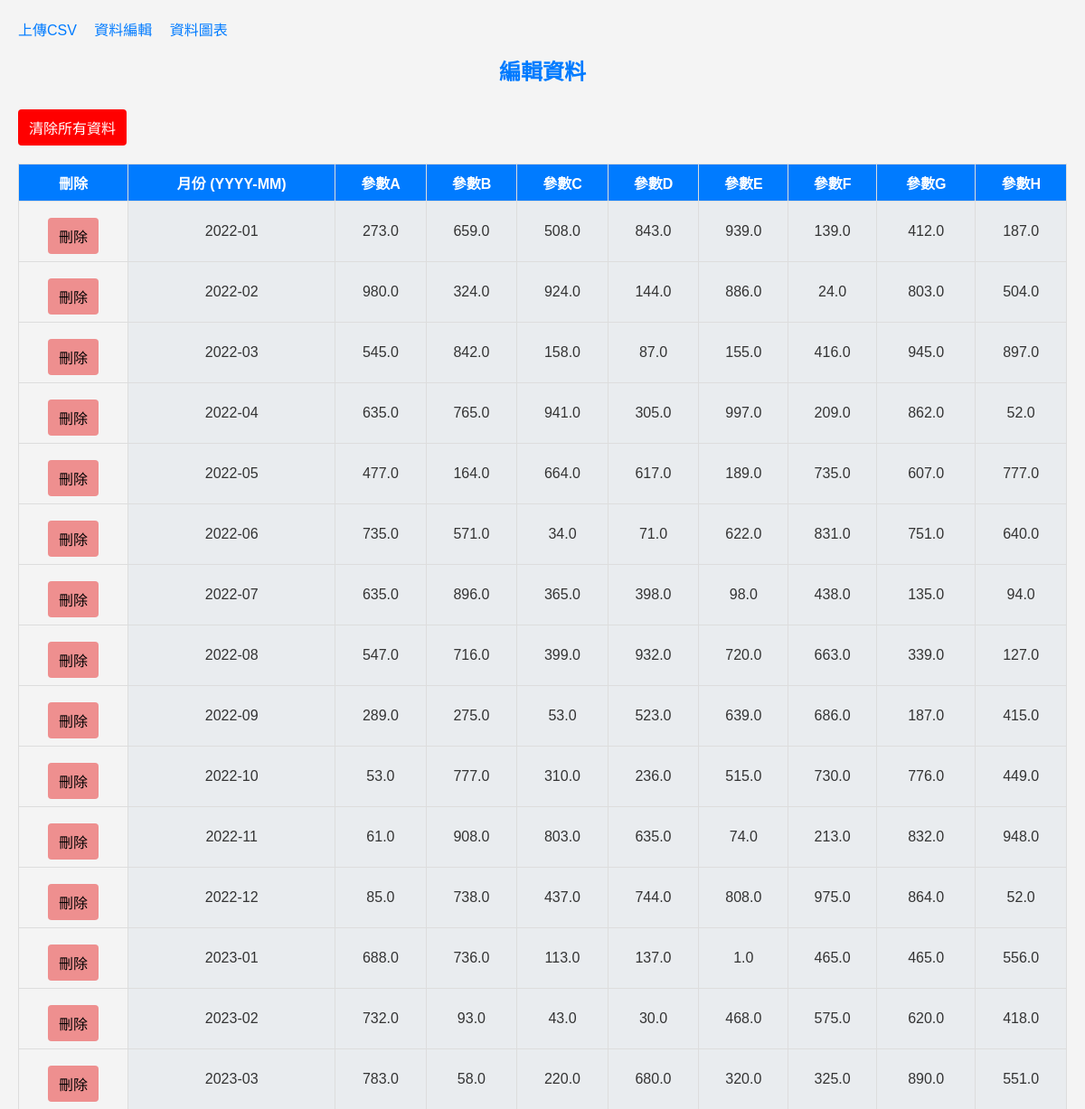
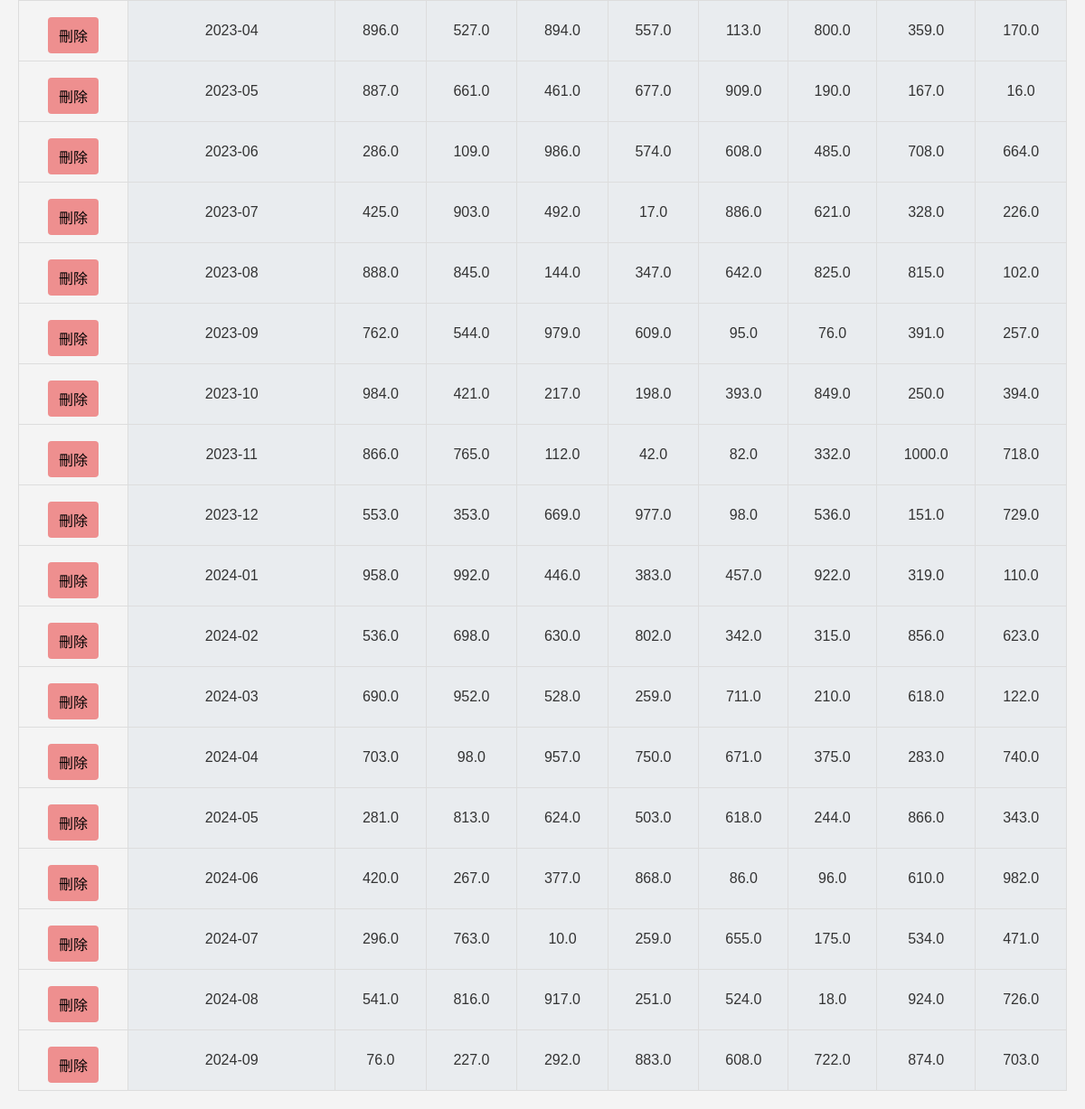
/show/, run on an earlier commit of the app's database (2 pictures, top to bottom).
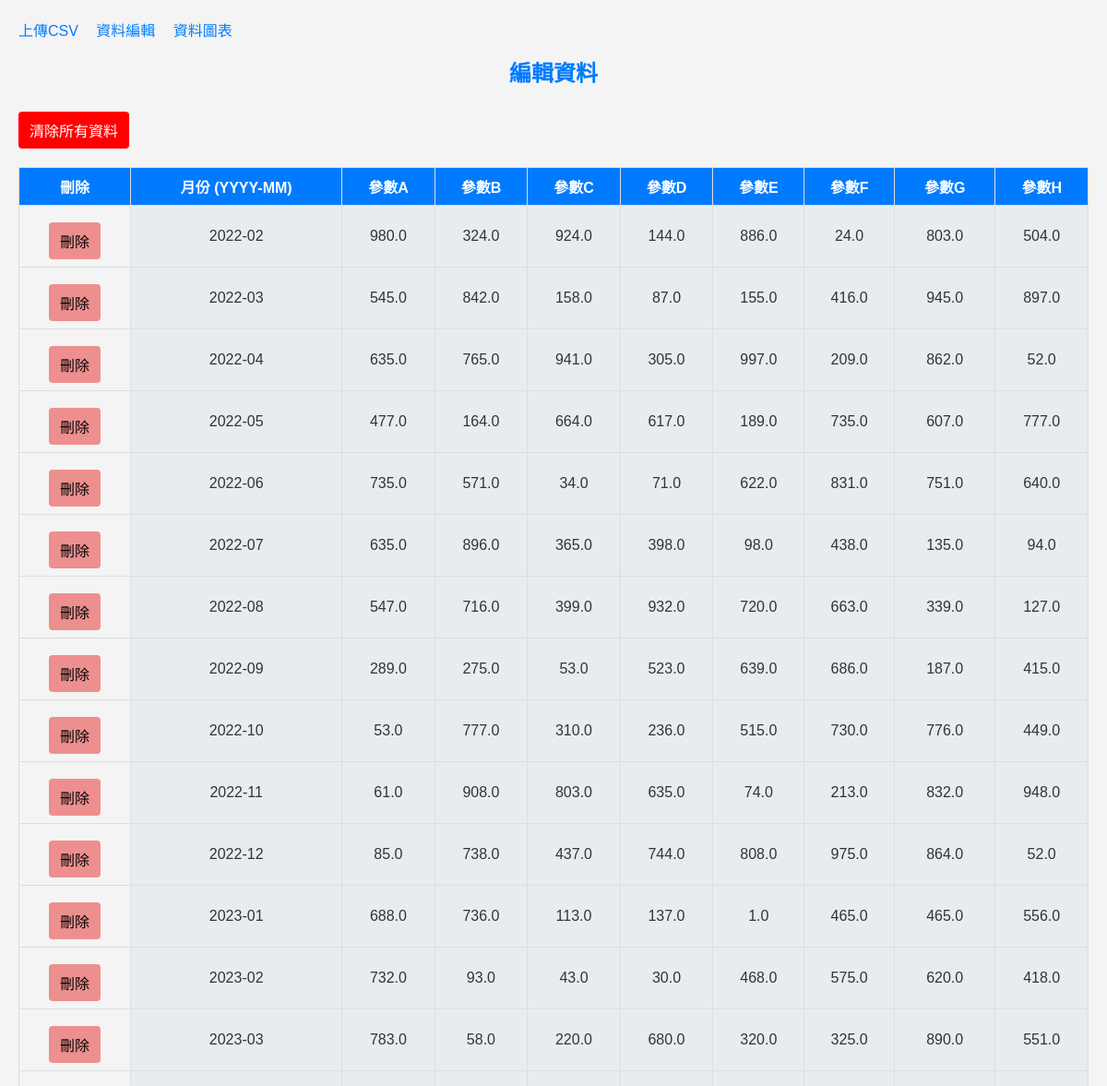
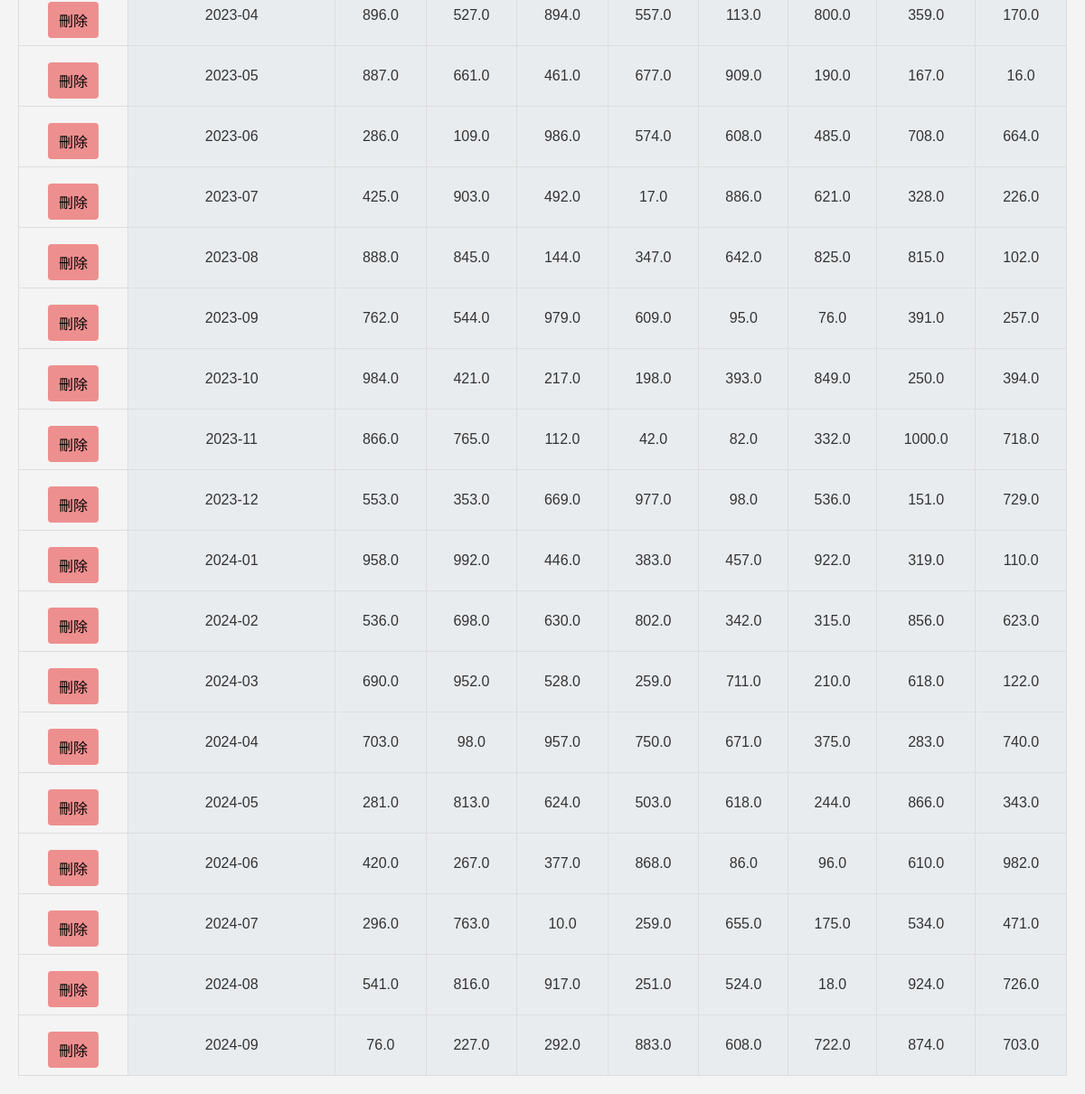
And on a later commit of the database (2 pictures, top to bottom).
### Main/models.py (models this page shows)
class DataEntry(models.Model):
    unix_month = models.IntegerField()
    parameter_a = models.FloatField()
    parameter_b = models.FloatField()
    parameter_c = models.FloatField()
    parameter_d = models.FloatField()
    parameter_e = models.FloatField()
    parameter_f = models.FloatField()
    parameter_g = models.FloatField()
    parameter_h = models.FloatField()
    @property
    def converted_date(self):
        year = 1970 + self.unix_month // 12
        month = self.unix_month % 12 + 1
        return f"{year}-{month:02d}"

### Main/views.py (the view)
# urls.py: path('show/', views.show_data, name='show_data'),
def show_data(request):
    entries = DataEntry.objects.all().order_by('unix_month')
    return render(request, 'show_data.html', {'entries': entries})

### templates/show_data.html (shortened to what this page needs)
{% extends 'base.html' %}
{% block content %}
    <h1>編輯資料</h1>
    <form id="clear-form" action="{% url 'clear_data' %}" method="POST">
        <button type="button" id="clear-data-btn" class="btn btn-clear">清除所有資料</button>
    </form>
    <table id="data-table" class="data-table">
        <thead>
        <tr>
            <th>刪除</th>
            <th>月份 (YYYY-MM)</th>
            <th>參數A</th>
            <th>參數B</th>
            <th>參數C</th>
            <th>參數D</th>
            <th>參數E</th>
            <th>參數F</th>
            <th>參數G</th>
            <th>參數H</th>
        </tr>
        </thead>
        <tbody>
        {% for entry in entries %}
            <tr data-id="{{ entry.id }}">
                <td><button class="btn btn-delete-row">刪除</button></td>
                <td class="editable" data-field="unix_month">{{ entry.converted_date }}</td>
                <td class="editable" data-field="parameter_a">{{ entry.parameter_a }}</td>
                <td class="editable" data-field="parameter_b">{{ entry.parameter_b }}</td>
                <td class="editable" data-field="parameter_c">{{ entry.parameter_c }}</td>
                <td class="editable" data-field="parameter_d">{{ entry.parameter_d }}</td>
                <td class="editable" data-field="parameter_e">{{ entry.parameter_e }}</td>
                <td class="editable" data-field="parameter_f">{{ entry.parameter_f }}</td>
                <td class="editable" data-field="parameter_g">{{ entry.parameter_g }}</td>
                <td class="editable" data-field="parameter_h">{{ entry.parameter_h }}</td>
            </tr>
        {% endfor %}
        </tbody>
    </table>
{% endblock %}

### templates/base.html (shortened to what this page needs)
{% load static %}
<!DOCTYPE html>
<html lang="zh-Hant-TW">
<head>
    <link rel="stylesheet" href="{% static 'css/styles.css' %}">
</head>
<body>
<nav>
    <ul>
        <li><a href="{% url 'upload_csv' %}">上傳CSV</a></li>
        <li><a href="{% url 'show_data' %}">資料編輯</a></li>
        <li><a href="{% url 'data_visualize' %}">資料圖表</a></li>
    </ul>
</nav>
<div class="content">
    {% block content %}
    {% endblock %}
</div>
</body>
</html>

### static/css/styles.css (style rules this page uses)
body { font-family: Arial, sans-serif; background-color: #f4f4f4; color: #333; margin: 20px; }
nav ul { list-style: none; padding: 0; }
nav ul li { display: inline; margin-right: 15px; }
nav ul li a { text-decoration: none; color: #007BFF; }
h1 { font-size: 24px; color: #007BFF; text-align: center; }
table.data-table { width: 100%; border-collapse: collapse; margin-top: 20px; }
table.data-table th, table.data-table td { border: 1px solid #ddd; padding: 8px; text-align: center; }
table.data-table th { background-color: #007BFF; color: white; }
table.data-table td[data-field="unix_month"] { background-color: #f9f9f9; color: #333; }
table.data-table td.editable { cursor: pointer; background-color: #e9ecef; }
.btn { padding: 8px 12px; border: none; cursor: pointer; font-size: 16px; border-radius: 4px; margin-top: 10px; }
.btn-clear { background-color: red; color: white; }
.btn-delete-row { background-color: #ee8f8f; color: #000000; border-radius: 4px; }

What changed in the data, as far as the page shows it:
removed DataEntry: converted_date "2022-01", parameter_a "273.0", parameter_b "659.0", parameter_c "508.0", parameter_d "843.0", parameter_e "939.0", parameter_f "139.0", parameter_g "412.0", parameter_h "187.0"
